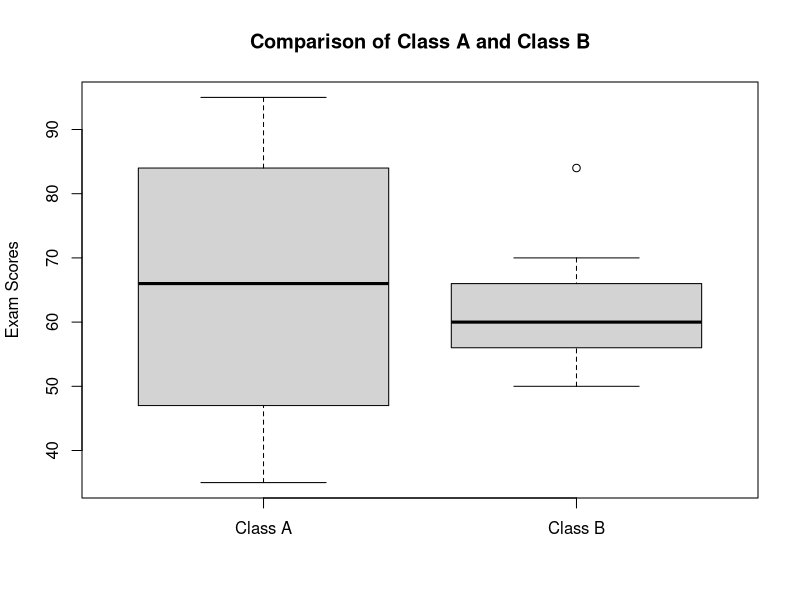

Write the R code that produced this figure.

A <- c(76, 35, 47, 64, 95, 66, 89, 36, 84)
B <- c(51, 56, 84, 60, 59, 70, 63, 66, 50)


mean(A)
mean(B)

median(A)
median(B)

range(A)
range(B)


diff(range(A))
diff(range(B))


cat("Class A:\n")
cat("Mean =", mean(A), "\n")
cat("Median =", median(A), "\n")
cat("Range =", diff(range(A)), "\n\n")

cat("Class B:\n")
cat("Mean =", mean(B), "\n")
cat("Median =", median(B), "\n")
cat("Range =", diff(range(B)), "\n")


boxplot(A, B,
        names = c("Class A", "Class B"),
        main = "Comparison of Class A and Class B",
        ylab = "Exam Scores")
